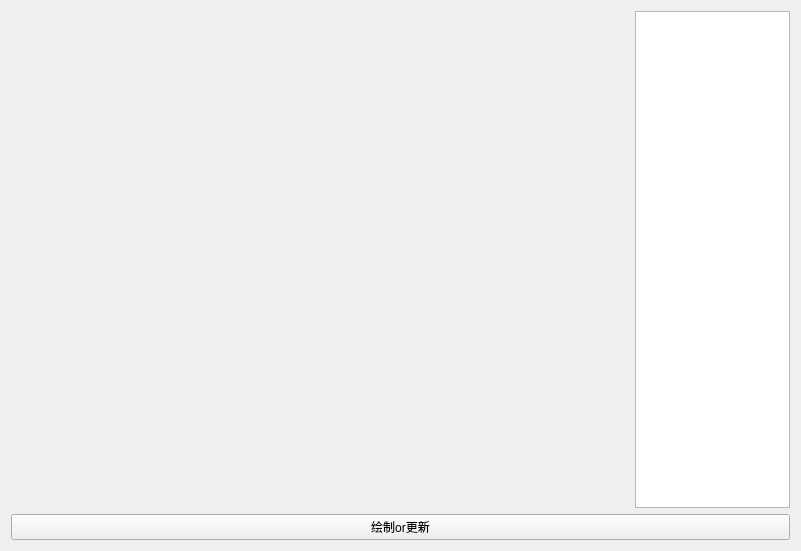
<?xml version="1.0" encoding="UTF-8"?>
<ui version="4.0">
 <class>huitu_pj</class>
 <widget class="QWidget" name="huitu_pj">
  <property name="geometry">
   <rect>
    <x>0</x>
    <y>0</y>
    <width>801</width>
    <height>551</height>
   </rect>
  </property>
  <property name="windowTitle">
   <string>Form</string>
  </property>
  <layout class="QGridLayout" name="gridLayout" columnstretch="4,1">
   <item row="0" column="0">
    <widget class="QWidget" name="huitu_pingji" native="true"/>
   </item>
   <item row="0" column="1">
    <widget class="QListWidget" name="huitu_pj_list">
     <property name="wordWrap">
      <bool>false</bool>
     </property>
     <property name="selectionRectVisible">
      <bool>false</bool>
     </property>
     <property name="sortingEnabled">
      <bool>false</bool>
     </property>
    </widget>
   </item>
   <item row="1" column="0" colspan="2">
    <widget class="QPushButton" name="huitu_pj_button">
     <property name="text">
      <string>绘制or更新</string>
     </property>
    </widget>
   </item>
  </layout>
 </widget>
 <resources/>
 <connections/>
</ui>
